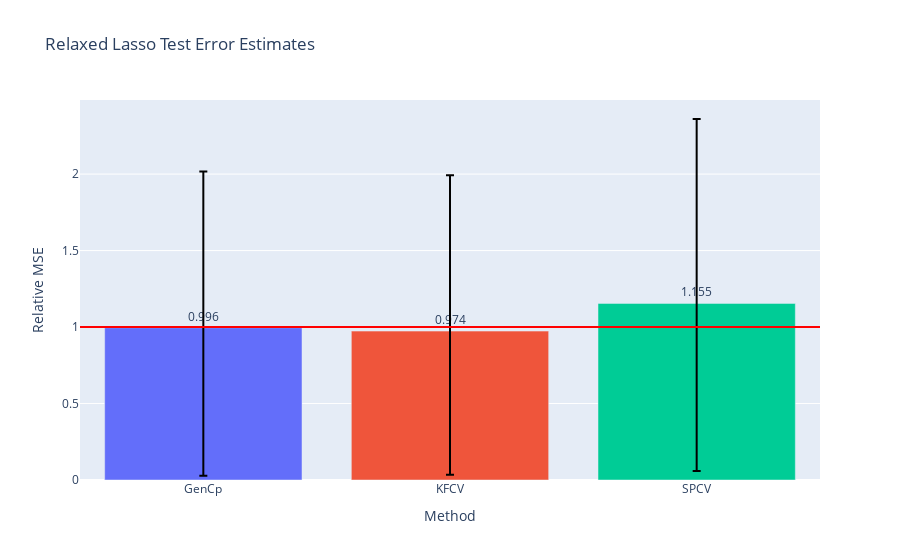

Notebook code for this chart:
### Code cell
fig = go.Figure()
fig.add_trace(go.Bar(
    name='Control',
    x=['GenCp', 'KFCV', 'SPCV'], y=(df/risk).mean(),
    marker_color=px.colors.qualitative.Plotly,
    text=np.around((df/risk).mean(),3),
    textposition='outside',
    error_y=dict(
        type='data',
        color='black',
        symmetric=False,
        array=(df/risk).quantile(.75),
        arrayminus=(df/risk).quantile(.25))
))
fig.add_hline(y=1., line_color='red')
fig.update_layout(
    title="Relaxed Lasso Test Error Estimates",
    xaxis_title="Method",
    yaxis_title="Relative MSE",
)
fig.show()

### Figure 1 — Plotly figure (JSON) as saved in the notebook; plotly's stock layout.template omitted (floating-point values rounded to 4 significant figures)
{"data": [{"error_y": {"array": [1.021, 1.019, 1.206], "arrayminus": [0.9682, 0.9392, 1.096], "color": "black", "symmetric": false, "type": "data"}, "marker": {"color": ["#636EFA", "#EF553B", "#00CC96", "#AB63FA", "#FFA15A", "#19D3F3", "#FF6692", "#B6E880", "#FF97FF", "#FECB52"]}, "name": "Control", "text": [0.996, 0.974, 1.155], "textposition": "outside", "type": "bar", "x": ["GenCp", "KFCV", "SPCV"], "y": [0.9957, 0.9735, 1.155]}], "layout": {"shapes": [{"line": {"color": "red"}, "type": "line", "x0": 0, "x1": 1, "xref": "x domain", "y0": 1, "y1": 1, "yref": "y"}], "title": {"text": "Relaxed Lasso Test Error Estimates"}, "xaxis": {"title": {"text": "Method"}}, "yaxis": {"title": {"text": "Relative MSE"}}}}
